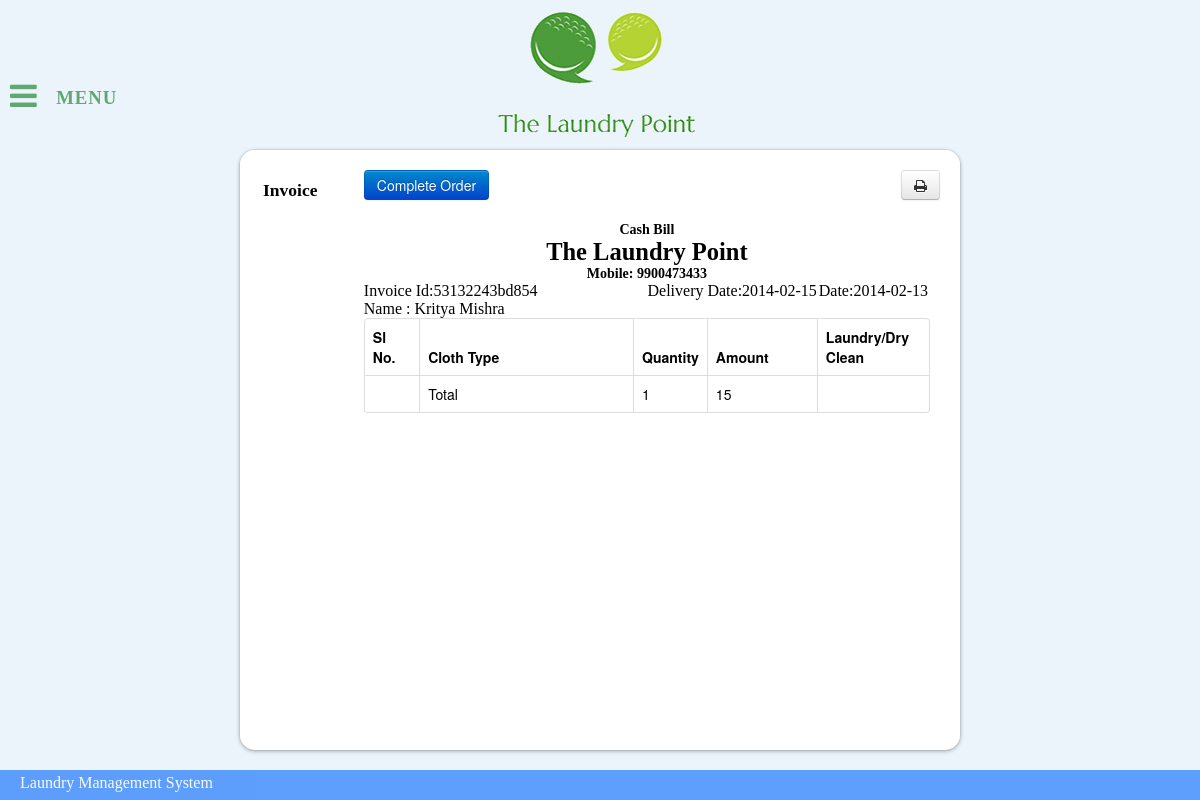
Page /showinvoice.php?invoiceid=53132243bd854 (signed in) on the committed database.
### tables this page shows
CREATE TABLE IF NOT EXISTS `appusers` (
  `id` int(11) NOT NULL AUTO_INCREMENT,
  `username` varchar(20) NOT NULL,
  `password` varchar(35) NOT NULL,
  `email` varchar(20) NOT NULL,
  `mobile_no` varchar(20) NOT NULL,
  `address` varchar(60) DEFAULT NULL,
  `registration_date` date NOT NULL,
  PRIMARY KEY (`id`),
  UNIQUE KEY `id_UNIQUE` (`id`),
  UNIQUE KEY `username_UNIQUE` (`username`),
  UNIQUE KEY `email_UNIQUE` (`email`),
  UNIQUE KEY `mobile_no_UNIQUE` (`mobile_no`)
);

CREATE TABLE IF NOT EXISTS `job_order` (
  `id` varchar(20) NOT NULL,
  `user_id` int(11) NOT NULL,
  `client_id` int(11) NOT NULL,
  `submission_date` date NOT NULL,
  `expected_delivery_date` date NOT NULL,
  `total_quantity` int(11) NOT NULL,
  `amount` double NOT NULL,
  `delivery_status` int(11) NOT NULL,
  PRIMARY KEY (`id`),
  UNIQUE KEY `id_UNIQUE` (`id`),
  KEY `userId_idx` (`user_id`),
  KEY `client_id` (`client_id`),
  KEY `client_id_2` (`client_id`)
);

CREATE TABLE IF NOT EXISTS `clients` (
  `id` int(11) NOT NULL AUTO_INCREMENT,
  `fullname` varchar(20) NOT NULL,
  `contact_no` varchar(20) NOT NULL,
  `reg_date` date NOT NULL,
  `sex` int(2) NOT NULL,
  `age_range` int(3) NOT NULL,
  PRIMARY KEY (`id`)
);

### src/showinvoice.php (the view, shortened to what this page needs)
<!DOCTYPE html>
<?php
	$invoiceid = $_GET["invoiceid"];
	$joborderrow = mysql_fetch_array(mysql_query("SELECT * FROM job_order WHERE id='$invoiceid'"));
	$usermobilecol = mysql_fetch_array(mysql_query("SELECT a.mobile_no FROM appusers a, job_order j WHERE a.id=j.user_id and j.id='$invoiceid'"));
	$clientnamerow = mysql_fetch_array(mysql_query("SELECT c.fullname FROM clients c, job_order j WHERE c.id=j.client_id and j.id='$invoiceid'"));
	$usermobileno = $usermobilecol[0];
	$clientname = $clientnamerow[0];
	$status = $joborderrow[7];
?>
<html lang="en">
    <head>
        <link rel="stylesheet" type="text/css" href="css/index.css" />
        <link rel="stylesheet" type="text/css" href="css/font-awesome.min.css" />
        <link rel="stylesheet" type="text/css" href="css/bootstrap.css">
    </head>
    <body>
    	<div id="header">
        </div>
        <div class="container">
            <div class="content">
               <nav class="dr-menu">
						<div class="dr-trigger"><span id="dr-icon" class="fa fa-bars"></span><a class="dr-label">Menu</a></div>
					</nav>
            </div>
            <div id="block">
                  <h4 style="float:left; width:14%; margin-left:23px;">Invoice</h4>
                  <?php
				   if($status==0) {
                       echo '<form style="float:left; width:22%;margin-top:20px;" action="changeorderstatus.php" method="get"> <input type="hidden" name="status" value="1" /> <input type="hidden" name="invoiceid" value="'.$invoiceid.'" /><button type="submit" class="btn btn-primary">Laundry Processed</button> </form>';
				   } else if($status==1) {
					   echo '<form style="float:left; width:22%;margin-top:20px;" action="changeorderstatus.php" method="get"> <input type="hidden" name="status" value="2" /> <input type="hidden" name="invoiceid" value="'.$invoiceid.'" /> <button type="submit" class="btn btn-primary">Complete Order</button> </form>';
				   }
                  ?>
                  <button type="button" class="btn btn-default btn-lg" style="float:right; margin-top:20px; margin-right:20px;" onClick="printPlease()"><span class="fa fa-print"></span></button>
                  <br><br><br><br>
                  <div id="printblock">
                  <h5>Cash Bill</h5>
                  <h3>The Laundry Point</h3>
                  <h5>Mobile: <?php echo $usermobileno; ?></h5>
                  <span style="float:left;">Invoice Id:<?php echo $invoiceid; ?></span><span style="float:right; width:20%;">Date:<?php echo $joborderrow[3]; ?></span><span style="float:right;">Delivery Date:<?php echo $joborderrow[4]; ?></span><br>
                  <span style="float:left;">Name : <?php echo $clientname; ?></span><br>
                  <table class="table table-striped table-bordered table-hover">
                  <col width="10%">
                  <col width="40%">
                  <col width="10%">
                  <col width="20%">
                  <col width="20%">
				<thead>
					<tr>
						<th>Sl No.</th>
						<th>Cloth Type</th>
						<th>Quantity</th>
						<th>Amount</th>
                        <th>Laundry/Dry Clean</th>
					</tr>
				</thead>
                <tfoot>
   					 <tr>
   						   <td></td>
     					   <td>Total</td>
                           <?php
						   echo "<td>$joborderrow[5]</td>";
                           echo "<td>$joborderrow[6]</td>";
						   ?>
                           <td></td>
   					 </tr>
  				</tfoot>
                  </table>
                  </div>
            </div>
        </div>
        <div id="footer"> <p id="leftContent">Laundry Management System</p>
        </div>
    </body>
</html>

### src/css/index.css (style rules this page uses)
body { background-color:#EBF4FA; height:100%; margin: 0px; }
#header { background:url('../images/logo.png'); background-repeat:no-repeat; margin-top:0; margin-right:auto; margin-bottom:0; margin-left:auto; width:220px; height:140px; }
h4 { margin-left: 30px; margin-top: 30px; }
h3,h5 { margin:auto; }
#printblock { overflow:hidden; text-align:center; margin-left:30px; margin-right:30px; }
.content { position:absolute; margin-top:-110px; float:left; }
#block { float:right !important; width:60%; background-color:white !important; border-radius:15px; -webkit-box-shadow: 0 1px 4px rgba(0,0,0,.33),0 0 0 1px rgba(46,45,47,.05),inset 0 1px 0 #fff,inset 0 0 0 1px rgba(255,255,255,.5); box-shadow: 0 1px 4px rgba(0,0,0,.33), 0 0 0 1px rgba(46,45,47,.05),inset 0 1px 0 #fff,inset 0 0 0 1px rgba(255,255,255,.5); margin-left:20%; margin-right:20%; margin-top:10px; }
#footer { background-color:#06F; opacity:0.6; clear: both; z-index: 10; height: 30px; margin-top:20px; width:100%; position:absolute; left:0; bottom:0; }
#leftContent { color:#FFF; margin-top:4px; margin-left:20px; }
.dr-menu { width: 100%; max-width: 250px; min-width: 200px; position: relative; font-size: 1.3em; line-height: 2.5; font-weight: 400; color: #fff; padding-top: 2em; }
.dr-menu > div { cursor: pointer; position: absolute; width: 100%; z-index: 100; }
.dr-menu > div #dr-icon { top: 0; left: 0; position: absolute; font-size: 150%; color: #60a773; line-height: 1.6; padding: 0 10px; -webkit-transition: all 0.2s ease; -moz-transition: all 0.2s ease; transition: all 0.2s ease; }
.dr-menu > div #dr-icon:after { content:"\f060"; position: absolute; font-size: 46%; line-height: 3.25; left: -18%; opacity: 0; }
.dr-menu > div .dr-label { padding-left: 3em; position: relative; display: block; color: #60a773; font-size: 0.9em; font-weight: 700; letter-spacing: 1px; text-transform: uppercase; line-height: 2.75; -webkit-transition: all 0.2s ease; -moz-transition: all 0.2s ease; transition: all 0.2s ease; }
#dr-icon:before, #dr-icon:after { position: relative; font-family: 'FontAwesome'; speak: none; font-style: normal; font-weight: normal; font-variant: normal; text-transform: none; -webkit-font-smoothing: antialiased; }
a { text-decoration: none; }

### rows in the picture
appusers: mobile_no "9900473433"
job_order: submission_date "2014-02-13", expected_delivery_date "2014-02-15", total_quantity "1", amount "15"
clients: fullname "Kritya Mishra"

### other values in the picture
$invoiceid "53132243bd854"
